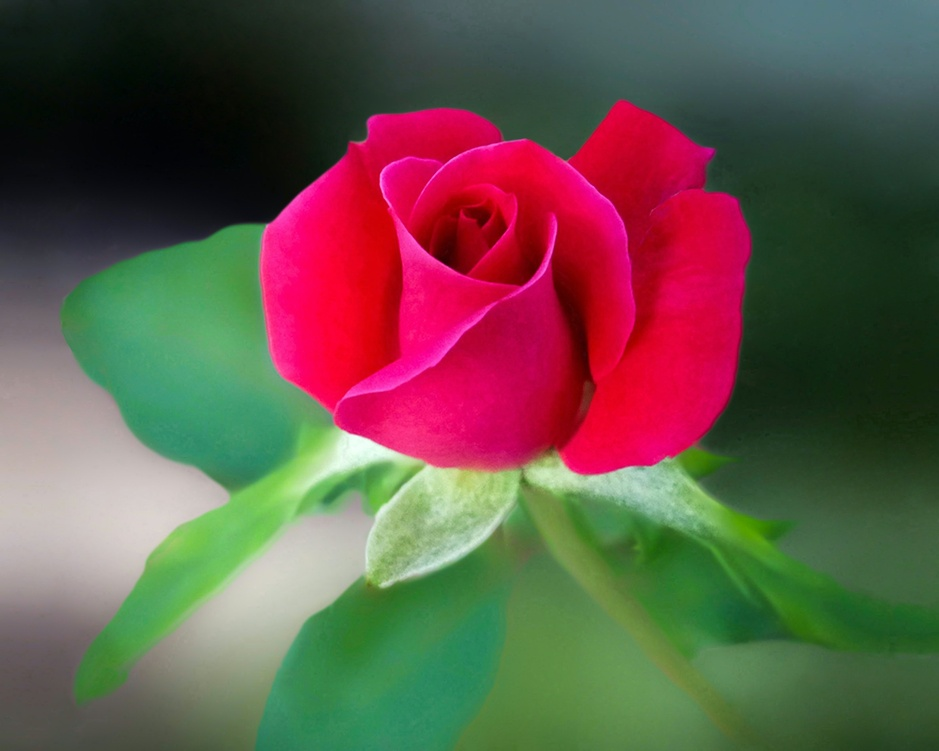
#> input picture rose.jpg, 939 x 751 px, shrunk from 2371 x 1897 before the run
$ python lect2_1.py
#> lines starting #> are read from the running program, lines starting #| are printed output that depends on the picture; after the words box and inside, x2 and y2 are one past the last pixel; in counts of white or black regions, pixels touching at a corner belong together; long printed decimals are rounded
import numpy as np
import cv2
from matplotlib import pyplot as plt
### gray and binary transformation
a=cv2.imread("rose.jpg",1)
#> a is the input picture: shape (751, 939, 3); mean B, G, R 74.1, 85.1, 102.1
gray = cv2.cvtColor(a, cv2.COLOR_BGR2GRAY)
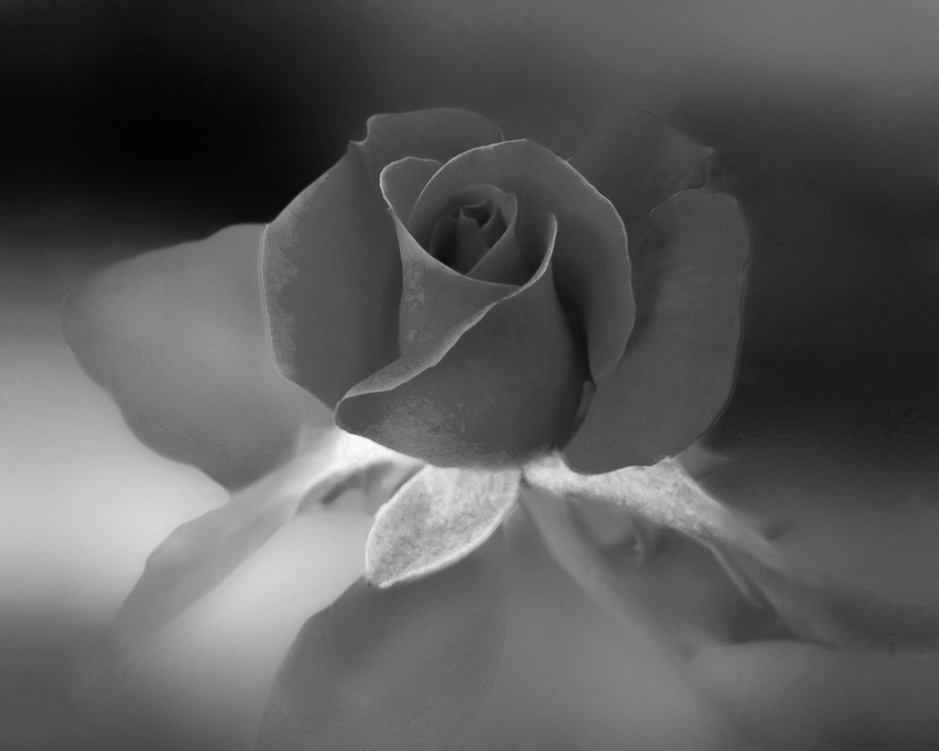
#> gray: shape (751, 939); min 1, max 251, mean 88.9
cv2.imshow('image',gray)
cv2.waitKey()

_, binary = cv2.threshold(gray, 127, 255, cv2.THRESH_BINARY)
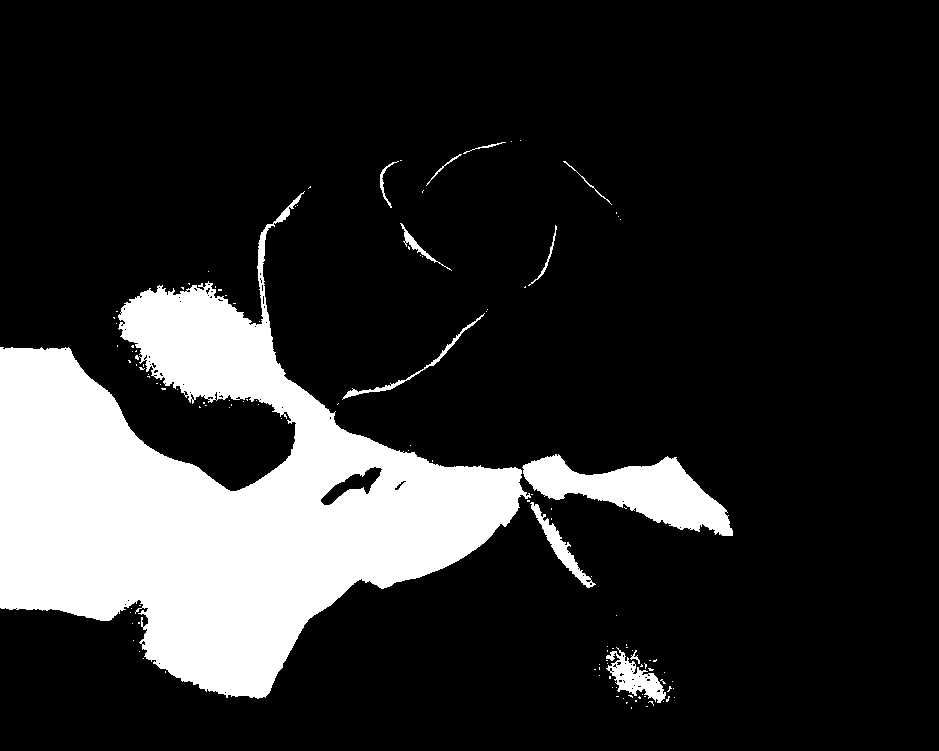
#> binary: shape (751, 939); 17.3% white; 123 white regions (111 under 20 px), largest, box (x1, y1, x2, y2) and area: (0, 191, 531, 699) 109823, (522, 454, 733, 536) 8061, (606, 647, 666, 703) 1323

cv2.imshow('Binary Image', binary)
###
# Convert the grayscale image to double precision

double_gray = gray.astype(np.float64)
double_gray=double_gray/255
double_gray = double_gray**0.5
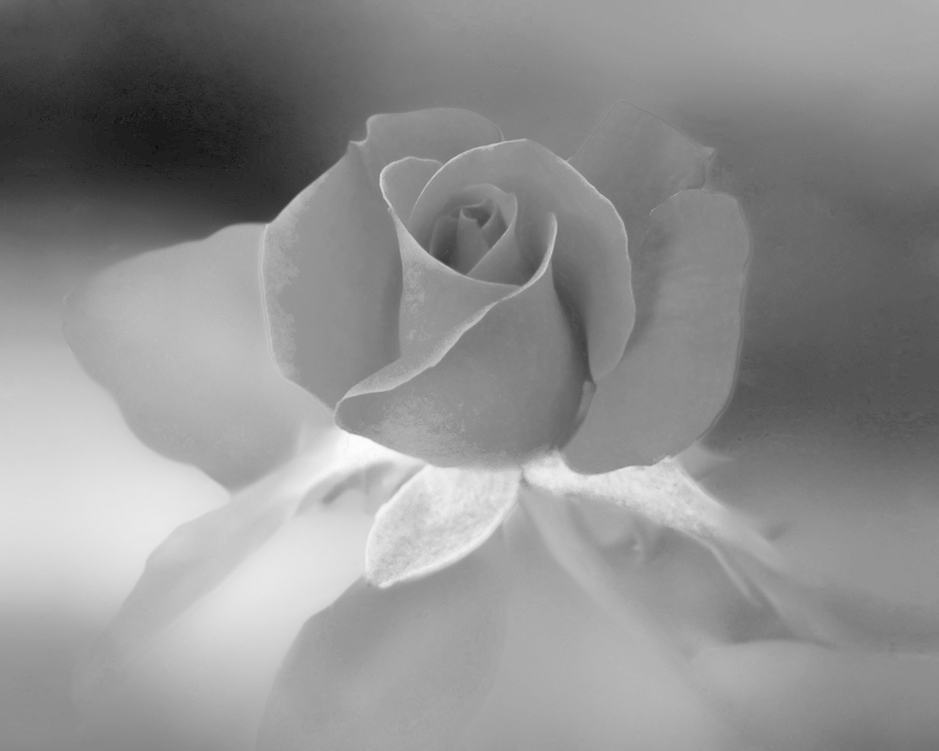
#> double_gray: shape (751, 939) float64; min 0.0626, max 0.992, mean 0.565
print(np.max(double_gray))
#| 0.9921
print(np.min(double_gray))
#| 0.06262
fig, axs = plt.subplots(2, 1)

# Show the original image
axs[0].imshow(gray, cmap='gray')
axs[1].imshow(double_gray, cmap='gray')
plt.show()
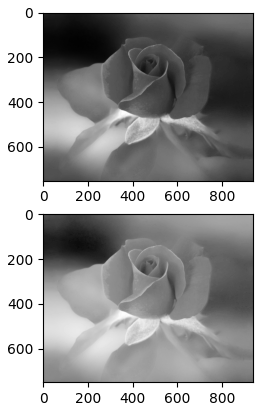
#> figure drawn by matplotlib, 2 panels

$ run again, with 2.jpg copied over rose.jpg
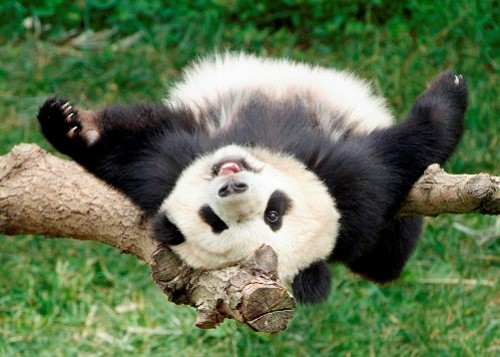
#> input picture 2.jpg, 500 x 357 px
#> a is the input picture: shape (357, 500, 3); mean B, G, R 82.1, 116.4, 97.4
#> `_, binary = cv2.threshold(gray, 127, 255, cv2.THRESH_BINARY)`:
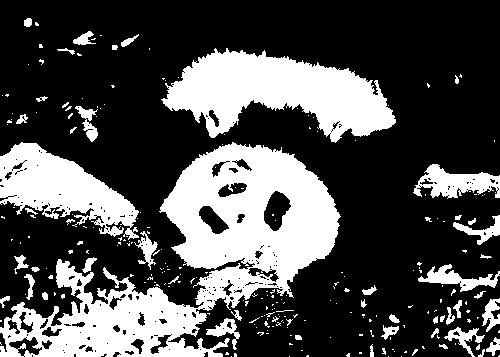
#> binary: shape (357, 500); 30.6% white; 254 white regions (205 under 20 px), largest, box (x1, y1, x2, y2) and area: (0, 142, 341, 357) 28042, (161, 48, 396, 143) 12220, (0, 142, 139, 240) 6712
#| 1.0
#| 0.0
#> `plt.show()`:
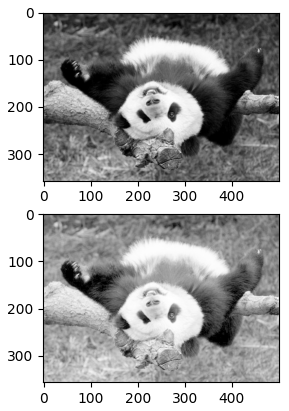
#> figure drawn by matplotlib, 2 panels
